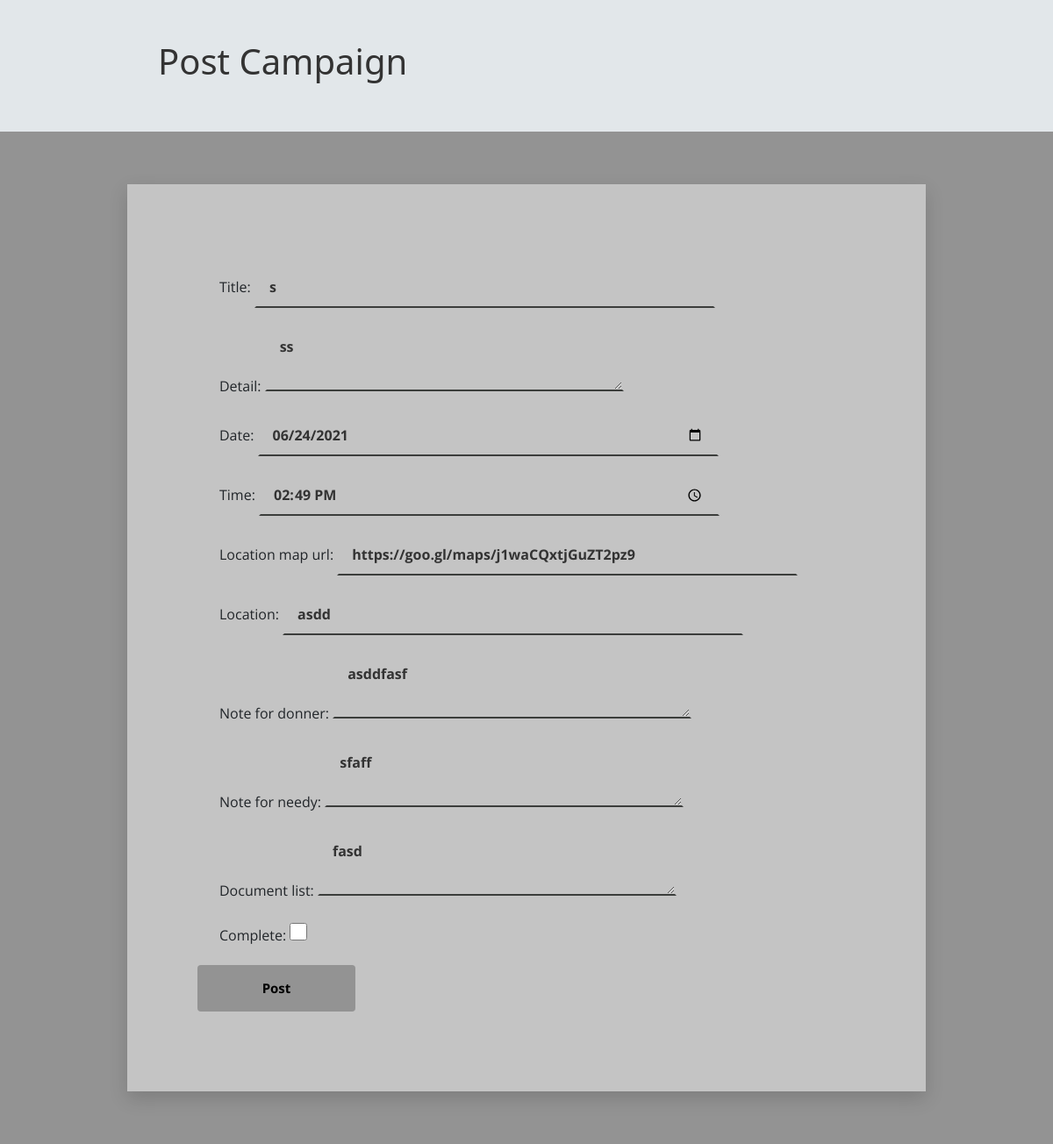
Before: /s/editactivity/ (signed in, lower part) with the older database file.
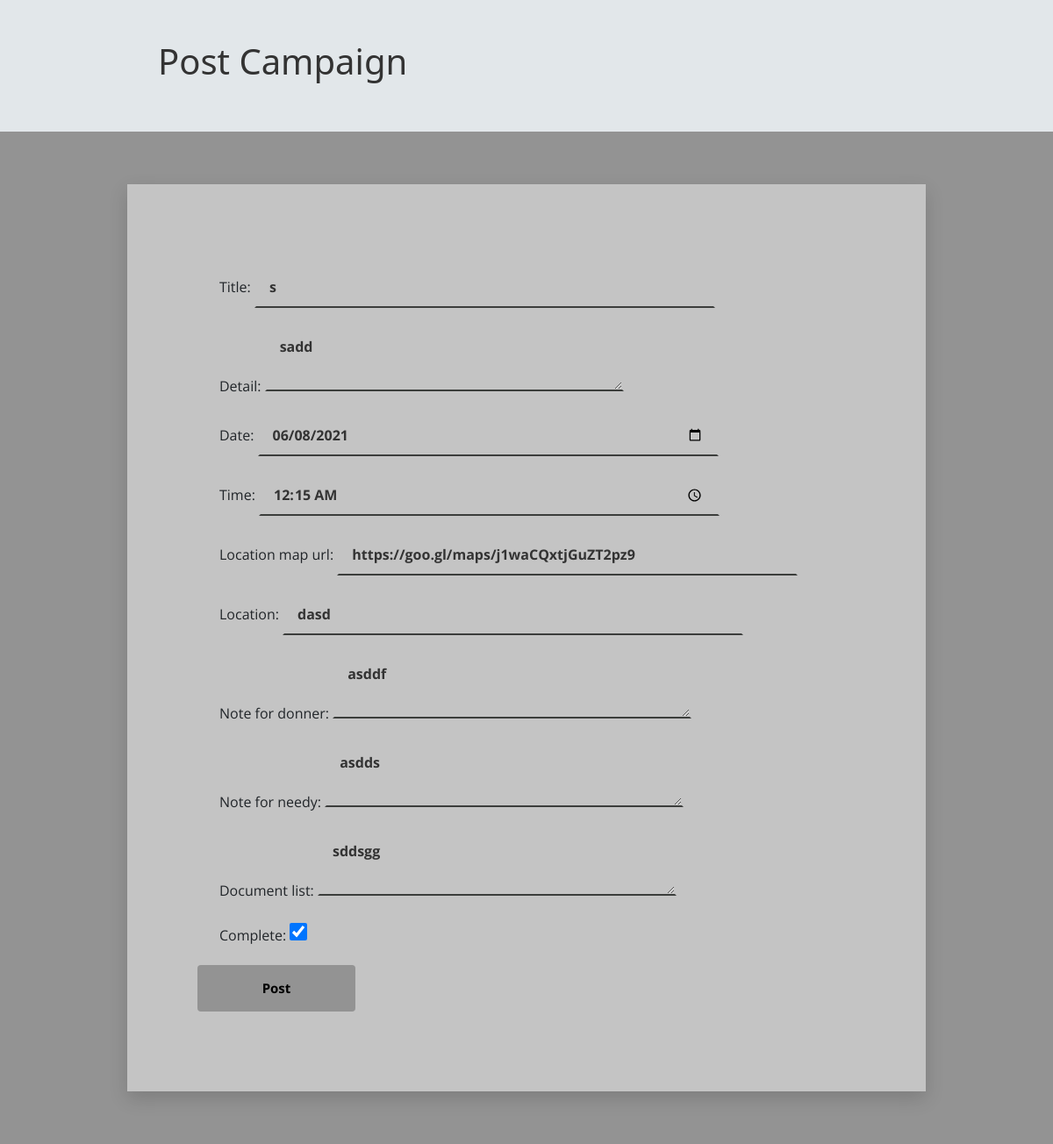
After: the same page with the newer database file.
### ngopages/models.py (models this page shows, shortened)
class NgoActivityModel(models.Model):
    title = models.CharField(max_length=50, unique=True)
    slug = models.SlugField(null=True, blank=True)
    detail = models.TextField(max_length=1000)
    date = models.DateField()
    time = models.TimeField()
    location_map_url = models.URLField()
    location = models.CharField(max_length=20)
    note_for_donner = models.TextField(max_length=1000)
    note_for_needy = models.TextField(max_length=1000)
    document_list = models.TextField(max_length=1000, null=True, blank=True)
    posted_date = models.DateField(auto_now_add=True)
    posted_time = models.TimeField(auto_now_add=True)
    complete = models.BooleanField(default=False)
    ngo = models.ForeignKey(settings.AUTH_USER_MODEL, on_delete=models.CASCADE)
    class Meta:
        ordering = ['complete']

### ngopages/views.py (the view)
# urls.py: path('<slug:slug>/editactivity/', EditActivityview.as_view(), name='editactivity'),
class EditActivityview(LoginRequiredMixin, UpdateView):
    model = NgoActivityModel
    form_class = NgoActivityForm
    template_name = 'addactivity.html'
    success_url = reverse_lazy('ngopages:index')

### ngopages/forms.py
class NgoActivityForm(forms.ModelForm):
    class Meta:
        model = NgoActivityModel
        widgets = {'date': DateInput(attrs={'type': 'date'}), 'time': TimeInput(attrs={'type': 'time'}),
                   'complete':forms.CheckboxInput(),
                   }
        fields = ['title', 'detail', 'date', 'time', 'location_map_url', 'location', 'note_for_donner',
                  'note_for_needy', 'document_list', 'complete']

### ngopages/models.py (called while the page is built)
    def __str__(self):
        return self.ngo_name

### ngopages/templates/addactivity.html (shortened to what this page needs)
{% extends 'ngobase.html' %}
{% load static%}
{% block mycss %}
<link rel="stylesheet" href="{% static '/css/addactivitypage.css' %}">
{% endblock mycss%}
{% block content%}
<br><br>
<div class="jumbotron" id="mainheading">
      <h1>Post Campaign</h1>
  </div>
<br><br>
<div class="page-content">
<div class="form-v7-content">
			<form class="form-detail"  method="post" id="myform" enctype="multipart/form-data">
                {% for field in form%}
				<div class="form-row">
                    {{field.label}}:
                    {{field}}
				</div>
                {% endfor %}
                <div class="form-row-last">
					<input type="submit"  class="register" value="Post" >
                </div>
            </form>
        </div>
    </div>
{%endblock content%}

Changed rows visible on the page:
removed NgoActivityModel: form "s" "ss" "06/24/2021" "14:49:00" "https://goo.gl/maps/j1waCQxtjGuZT2pz9" "asdd" "asddfasf" "sfaff" "fasd"
added NgoActivityModel: form "s" "sadd" "06/08/2021" "00:15:00" "https://goo.gl/maps/j1waCQxtjGuZT2pz9" "dasd" "asddf" "asdds" "sddsgg" "☑"
